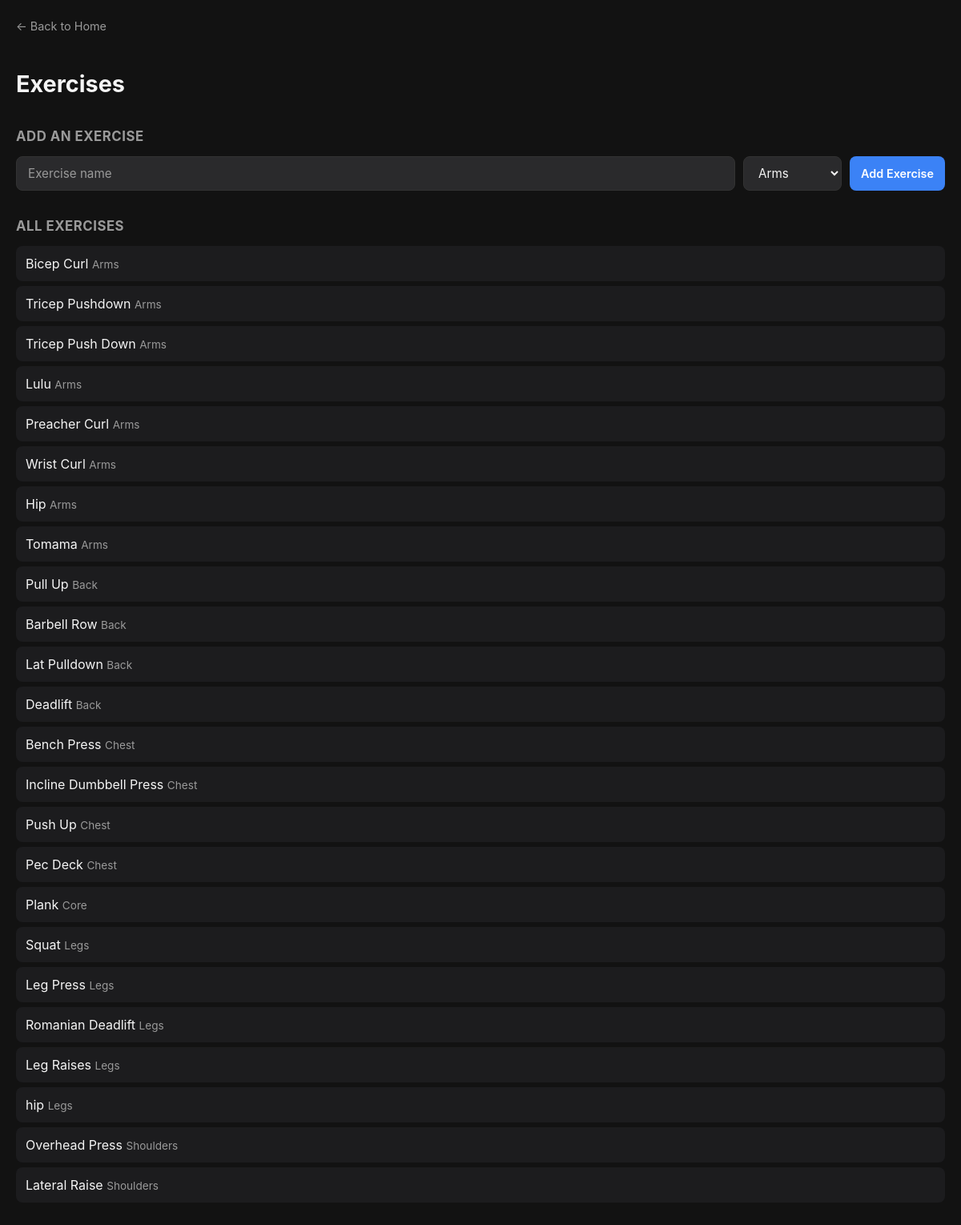
Screenshot of /exercises with the database file from the repository.
### tables this page shows
CREATE TABLE exercises (
            id INTEGER PRIMARY KEY AUTOINCREMENT,
            name TEXT NOT NULL,
            muscle_group TEXT NOT NULL
        );

### app.py (the view)
@app.route("/exercises")
def exercises():
    conn = get_db()
    cursor = conn.cursor()
    cursor.execute("SELECT * FROM exercises ORDER BY muscle_group")
    exercises = cursor.fetchall()
    conn.close()
    return render_template("exercises.html", exercises=exercises)

### app.py (called while the page is built)
def get_db():
    conn = sqlite3.connect(DB_PATH)
    conn.row_factory = sqlite3.Row
    return conn

### templates/exercises.html (shortened to what this page needs)
<!DOCTYPE html>
<html lang="en">
<head>
    <link rel="stylesheet" href="{{ url_for('static', filename='style.css') }}">
</head>
<body>
    <a class="back-link" href="/">← Back to Home</a>
    <h1>Exercises</h1>
    <h2>Add an Exercise</h2>
    <form action="/add-exercise" method="POST" class="form-row">
        <input type="text" name="name" class="text-input" placeholder="Exercise name" required>
        <select name="muscle_group" class="select-input">
            <option value="Arms">Arms</option>
        </select>
        <button type="submit" class="btn btn-primary">Add Exercise</button>
    </form>
    <h2>All Exercises</h2>
    <ul class="simple-list">
        {% for exercise in exercises %}
            <li>{{ exercise.name }} <span class="exercise-meta">{{ exercise.muscle_group }}</span></li>
        {% endfor %}
    </ul>
</body>
</html>

### static/style.css (style rules this page uses)
:root { --bg-primary: #121212; --bg-secondary: #1c1c1e; --bg-tertiary: #2a2a2c; --text-primary: #f5f5f5; --text-secondary: #9a9a9a; --border-color: #333333; --accent: #3b82f6; --superset-color: #f97316; --danger: #ef4444; --danger-hover: #dc2626; --radius: 12px; }
* { box-sizing: border-box; }
body { background-color: var(--bg-primary); color: var(--text-primary); font-family: -apple-system, BlinkMacSystemFont, "Segoe UI", Roboto, sans-serif; margin: 0; padding: 20px; line-height: 1.5; }
h1 { font-size: 1.8em; font-weight: 700; margin-bottom: 4px; }
h2 { font-size: 1.05em; color: var(--text-secondary); text-transform: uppercase; letter-spacing: 0.5px; margin-top: 32px; margin-bottom: 12px; }
a { color: var(--accent); text-decoration: none; }
.btn { display: inline-block; padding: 8px 14px; border-radius: 8px; border: none; font-size: 0.9em; font-weight: 600; cursor: pointer; text-decoration: none; font-family: inherit; }
.btn-primary { background: var(--accent); color: #fff; }
.back-link { display: inline-flex; align-items: center; gap: 6px; color: var(--text-secondary); font-size: 0.9em; margin-bottom: 20px; }
.form-row { display: flex; gap: 10px; margin-top: 12px; flex-wrap: wrap; }
.text-input { background: var(--bg-tertiary); border: 1px solid var(--border-color); color: var(--text-primary); padding: 10px 14px; border-radius: 8px; font-size: 0.95em; font-family: inherit; flex: 1; min-width: 200px; }
.text-input::placeholder { color: var(--text-secondary); }
.exercise-meta { color: var(--text-secondary); font-size: 0.85em; }
.simple-list { list-style: none; padding: 0; margin: 0 0 16px; }
.simple-list li { background: var(--bg-secondary); border-radius: 8px; padding: 10px 12px; margin-bottom: 6px; }
.select-input { background: var(--bg-tertiary); border: 1px solid var(--border-color); color: var(--text-primary); padding: 10px 14px; border-radius: 8px; font-size: 0.95em; font-family: inherit; }

### rows the page displays
exercises: name "Bicep Curl", muscle_group "Arms"
exercises: name "Tricep Pushdown", muscle_group "Arms"
exercises: name "Tricep Push Down", muscle_group "Arms"
exercises: name "Lulu", muscle_group "Arms"
exercises: name "Preacher Curl", muscle_group "Arms"
exercises: name "Wrist Curl", muscle_group "Arms"
exercises: name "Hip", muscle_group "Arms"
exercises: name "Tomama", muscle_group "Arms"
exercises: name "Pull Up", muscle_group "Back"
exercises: name "Barbell Row", muscle_group "Back"
exercises: name "Lat Pulldown", muscle_group "Back"
exercises: name "Deadlift", muscle_group "Back"
exercises: name "Bench Press", muscle_group "Chest"
exercises: name "Incline Dumbbell Press", muscle_group "Chest"
exercises: name "Push Up", muscle_group "Chest"
exercises: name "Pec Deck", muscle_group "Chest"
exercises: name "Plank", muscle_group "Core"
exercises: name "Squat", muscle_group "Legs"
exercises: name "Leg Press", muscle_group "Legs"
exercises: name "Romanian Deadlift", muscle_group "Legs"
exercises: name "Leg Raises", muscle_group "Legs"
exercises: name "hip", muscle_group "Legs"
exercises: name "Overhead Press", muscle_group "Shoulders"
exercises: name "Lateral Raise", muscle_group "Shoulders"
